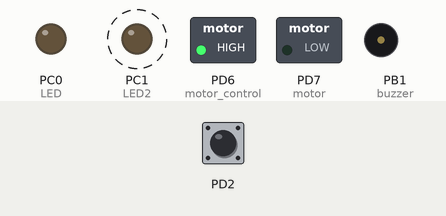
The program below on a simulated ATmega328P, built with avr-gcc and emulated at 16 MHz. Parts: switched loads named in the program (green lamp = pin HIGH), output pins drawn as LEDs (lit = HIGH), buzzer (waves = sounding, pin HIGH). Dashed ring = blinking. The inputs (shaded band) are chosen by the test bench; at power-on: PD2 HIGH.

Above: at 1.1 s.
1.5 s: PD2 pulled LOW for 3.2 s
6.2 s: PD2 driven LOW
At 6.2 s:
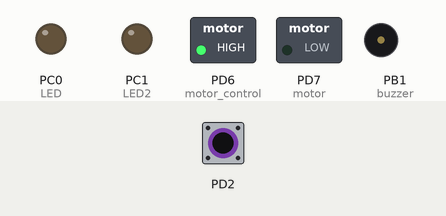
9.2 s: PD2 driven HIGH
At 12.1 s:
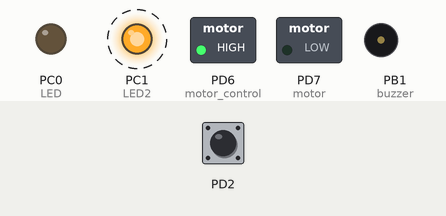
12.2 s: PD2 driven LOW
At 15.0 s:
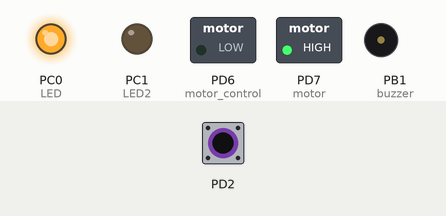
Timing chart, 0 to 24.9 s (numbered marks = the images above; inputs shaded):
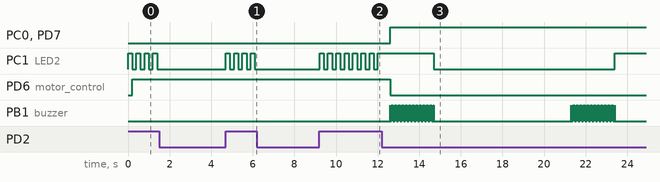

Measured:
- after the input at 6.2 s, PC1 (LED2): stops changing and stays LOW
- after the input at 9.2 s, PC0 (LED), PD7 (motor): stays LOW (without the input it goes to HIGH after 0.40 s); PD6 (motor_control): stays HIGH (without the input it goes to LOW after 0.40 s); PB1 (buzzer): stops changing and stays LOW
- after the input at 12.2 s, PC0 (LED), PD7 (motor): LOW → HIGH after 0.40 s; PD6 (motor_control): HIGH → LOW after 0.40 s; PB1 (buzzer): goes 99 × (HIGH 0.01 s, LOW 0.01 s), HIGH 0.01 s, LOW 6.6 s, 99 × (HIGH 0.01 s, LOW 0.01 s), HIGH 0.01 s, then LOW, starting after 0.40 s

The program:

main.c
```c
/*
 * AVR_interrupt.c
 *
 * Created: 10-May-26 10:57:04 AM
 * Author : SHAHEEM
 */
#define F_CPU 16000000UL
#include <avr/io.h>
#include<stdint.h>
#include<util/delay.h>
#include <avr/interrupt.h>


void interrupt_init();
void motor_control();
volatile int flag = 0;
int main(void)
{
	//Configure LED pins as outputs.
	DDRC |=  (1<<DDC0)|(1<<DDC1);
	//Configure Buzzer & Motor pin as outputs.
	DDRB |=  (1<<DDB1);
	DDRD |=  (1<<DDD6)|(1<<DDD7);
    /* Replace with your application code */
	PORTB &= ~(1<<PB1);//Turn buzzer OFF.
	interrupt_init();

    while (1)
    {
	//Status LED for monitoring program Execution
	PORTC ^= (1<<PC1); //Toggle LED2.
	//Turn motor on in Clock wise direction
	_delay_ms(200);
	//flag = 0;
	if(PIND & (1<<PD2))
	{
		flag = 0;
	}
	motor_control();

   }
}

void interrupt_init()
{
	//configure INT0 pins as inputs.(Implemented Switch)
	DDRD &= ~(1<<DDD2);
	//Enable as Pullup configuration for External interrupt Pin.
	PORTD |= (1<<PD2);
	//Configure External interrupt control register for low level detection(INT0),
	EICRA &= ~((1<<ISC01)|(1<<ISC00));
	//Configure interrupt Mask registers-Enable.
	EIMSK |= (1<<INT0);
	//Set Global Interrupt Enable Bit.
	//SREG |= (1<<I);
	//global interrupt Enable.
	sei();
}
void motor_control()
{
	if(!(flag))
	{
		PORTD |= (1<<PD6);
		PORTD &= ~(1<<PD7);//Rotate motor clock wise direction.
		PORTC &= ~ (1<<PC0); //Turn Fault detection LED OFF.
	//	PORTB &= ~(1<<PB1); //Turn buzzer OFF.
	}
	else
	{
		PORTD |= (1<<PD7);
		PORTD &= ~(1<<PD6);//Rotate motor Anti clock wise direction.
		PORTC |= (1<<PC0); //Turn Fault detection LED ON.
		for(int i=0; i<200; i++)
		{
			PORTB ^= (1<<PB1);
			_delay_us(500);
		}
	}
}
ISR(INT0_vect)
{
	flag = 1;
}
```

library.c
```c
/*
 * Avr_Int_Lowlevel_Trigger.c
 *
 * Created: 11-May-26 8:58:53 PM
 * Author : SHAHEEM
 */

#include <avr/io.h>


/* Replace with your library code */
int myfunc(void)
{
    return 0;
}
```
